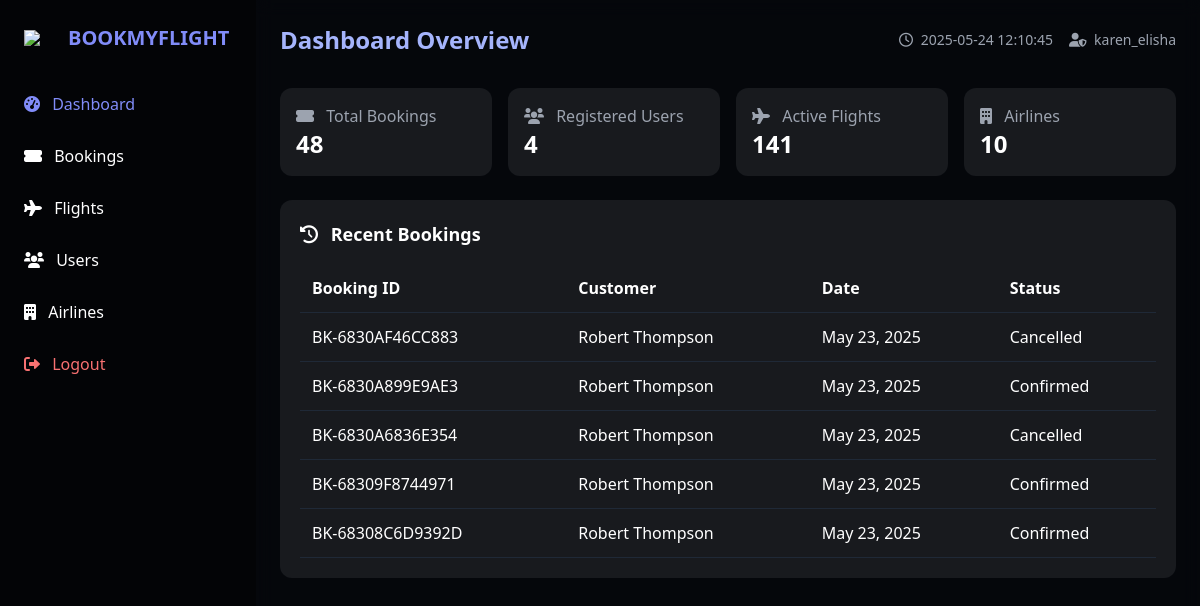
Screenshot of /test.php (signed in) with the database file from the repository.
### tables this page shows
CREATE TABLE `bookings` (
  `booking_id` int(11) NOT NULL,
  `booking_reference` varchar(20) NOT NULL,
  `user_id` int(11) NOT NULL,
  `flight_id` int(11) NOT NULL,
  `booking_date` datetime NOT NULL,
  `travel_date` date NOT NULL,
  `num_passengers` int(11) NOT NULL,
  `total_amount` decimal(10,2) NOT NULL,
  `contact_email` varchar(100) NOT NULL,
  `contact_phone` varchar(20) NOT NULL,
  `booking_status` enum('Pending','Confirmed','Cancelled') NOT NULL DEFAULT 'Pending',
  `payment_status` enum('Pending','Completed','Failed','Refunded') NOT NULL DEFAULT 'Pending',
  `payment_method` varchar(50) DEFAULT NULL,
  `created_at` datetime NOT NULL,
  `updated_at` datetime NOT NULL,
  `payment_details` varchar(255) DEFAULT NULL
);

CREATE TABLE `users` (
  `user_id` int(11) NOT NULL,
  `full_name` varchar(100) NOT NULL,
  `email` varchar(100) NOT NULL,
  `phone` varchar(15) NOT NULL,
  `password` varchar(255) NOT NULL,
  `member_since` timestamp NOT NULL DEFAULT current_timestamp(),
  `loyalty_points` int(11) DEFAULT 0,
  `loyalty_tier` enum('Bronze','Silver','Gold','Platinum') DEFAULT 'Bronze',
  `created_at` timestamp NULL DEFAULT current_timestamp()
);

### test.php (the view, shortened to what this page needs)
<?php
$db_host = "localhost";
$db_user = "root";
$db_pass = "";
$db_name = "airlines";
$mysqli = new mysqli($db_host, $db_user, $db_pass, $db_name);
$active_section = isset($_GET['section']) ? $_GET['section'] : 'dashboard';
$bookings_count = $mysqli->query("SELECT COUNT(*) as count FROM bookings")->fetch_assoc()['count'];
$users_count = $mysqli->query("SELECT COUNT(*) as count FROM users")->fetch_assoc()['count'];
$flights_count = $mysqli->query("SELECT COUNT(*) as count FROM flights")->fetch_assoc()['count'];
$airlines_count = $mysqli->query("SELECT COUNT(*) as count FROM airlines")->fetch_assoc()['count'];
$recent_bookings = $mysqli->query("SELECT b.booking_reference, u.full_name, b.booking_date, b.booking_status
                                FROM bookings b
                                JOIN users u ON b.user_id = u.user_id
                                ORDER BY b.booking_date DESC
                                LIMIT 5")->fetch_all(MYSQLI_ASSOC);
?>
<!DOCTYPE html>
<html lang="en">
<head>
  <script src="https://cdn.tailwindcss.com"></script>
  <link rel="stylesheet" href="https://cdnjs.cloudflare.com/ajax/libs/font-awesome/6.0.0/css/all.min.css">
</head>
<body class="bg-gray-900 text-white min-h-screen flex">
  <aside class="sidebar w-64 p-6 hidden md:block">
    <div class="flex items-center mb-8">
      <img src="https://img.icons8.com/ios-filled/50/ffffff/airplane-mode-on.png" class="w-8 mr-3">
      <h1 class="text-xl font-bold text-indigo-400">BOOKMYFLIGHT</h1>
    </div>
    <nav class="space-y-3">
      <a href="?section=dashboard" class="block nav-item py-2 <?= $active_section === 'dashboard' ? 'text-indigo-400' : '' ?>">
        <i class="fas fa-tachometer-alt mr-2"></i> Dashboard
      </a>
      <a href="?section=bookings" class="block nav-item py-2 <?= $active_section === 'bookings' ? 'text-indigo-400' : '' ?>">
        <i class="fas fa-ticket-alt mr-2"></i> Bookings
      </a>
      <a href="?section=flights" class="block nav-item py-2 <?= $active_section === 'flights' ? 'text-indigo-400' : '' ?>">
        <i class="fas fa-plane mr-2"></i> Flights
      </a>
      <a href="?section=users" class="block nav-item py-2 <?= $active_section === 'users' ? 'text-indigo-400' : '' ?>">
        <i class="fas fa-users mr-2"></i> Users
      </a>
      <a href="?section=airlines" class="block nav-item py-2 <?= $active_section === 'airlines' ? 'text-indigo-400' : '' ?>">
        <i class="fas fa-building mr-2"></i> Airlines
      </a>
      <a href="?logout" class="block nav-item py-2 text-red-400 mt-8">
        <i class="fas fa-sign-out-alt mr-2"></i> Logout
      </a>
    </nav>
  </aside>
  <main class="main-content flex-1 p-6 overflow-y-auto">
    <header class="flex justify-between items-center mb-8">
      <h2 class="text-2xl font-bold text-indigo-300">
        <?= ucfirst($active_section) ?> <?= $active_section === 'dashboard' ? 'Overview' : '' ?>
      </h2>
      <div class="flex items-center space-x-4">
        <span class="text-sm text-gray-400">
          <i class="far fa-clock mr-1"></i> <?= date('Y-m-d H:i:s') ?>
        </span>
        <span class="text-sm text-gray-400">
          <i class="fas fa-user-shield mr-1"></i> <?= $_SESSION['admin_username'] ?>
        </span>
      </div>
    </header>
    <section id="dashboardSection" class="section <?= $active_section === 'dashboard' ? 'active' : '' ?>">
      <div class="grid grid-cols-1 md:grid-cols-2 lg:grid-cols-4 gap-4 mb-6">
        <div class="card p-4 rounded-xl">
          <div class="text-gray-400"><i class="fas fa-ticket-alt mr-2"></i> Total Bookings</div>
          <div class="text-2xl font-bold"><?= $bookings_count ?></div>
        </div>
        <div class="card p-4 rounded-xl">
          <div class="text-gray-400"><i class="fas fa-users mr-2"></i> Registered Users</div>
          <div class="text-2xl font-bold"><?= $users_count ?></div>
        </div>
        <div class="card p-4 rounded-xl">
          <div class="text-gray-400"><i class="fas fa-plane mr-2"></i> Active Flights</div>
          <div class="text-2xl font-bold"><?= $flights_count ?></div>
        </div>
        <div class="card p-4 rounded-xl">
          <div class="text-gray-400"><i class="fas fa-building mr-2"></i> Airlines</div>
          <div class="text-2xl font-bold"><?= $airlines_count ?></div>
        </div>
      </div>
        <div class="card p-5 rounded-xl lg:col-span-2">
          <h3 class="text-lg font-semibold mb-4"><i class="fas fa-history mr-2"></i> Recent Bookings</h3>
          <div class="overflow-x-auto">
            <table class="w-full">
              <thead>
                <tr class="border-b border-gray-800 text-left">
                  <th class="p-3">Booking ID</th>
                  <th class="p-3">Customer</th>
                  <th class="p-3">Date</th>
                  <th class="p-3">Status</th>
                </tr>
              </thead>
              <tbody>
                <?php foreach ($recent_bookings as $booking): ?>
                <tr class="table-row border-b border-gray-800">
                  <td class="p-3"><?= $booking['booking_reference'] ?></td>
                  <td class="p-3"><?= $booking['full_name'] ?></td>
                  <td class="p-3"><?= date('M d, Y', strtotime($booking['booking_date'])) ?></td>
                  <td class="p-3">
                    <span class="badge <?=
                      $booking['booking_status'] === 'Confirmed' ? 'badge-success' :
                      ($booking['booking_status'] === 'Pending' ? 'badge-warning' : 'badge-danger')
                    ?>">
                      <?= $booking['booking_status'] ?>
                    </span>
                  </td>
                </tr>
                <?php endforeach; ?>
              </tbody>
            </table>
          </div>
        </div>
    </section>
  </main>
</body>
</html>

### test.php (style rules this page uses)
.sidebar { background: rgba(0, 0, 0, 0.85); }
.main-content { background: rgba(0, 0, 0, 0.7); backdrop-filter: blur(8px); }
.card { background: rgba(255, 255, 255, 0.08); transition: all 0.3s ease; }
.nav-item { transition: color 0.2s ease; }
.section { display: none; opacity: 0; transition: opacity 0.3s ease; }
.section.active { display: block; opacity: 1; }
.badge { @apply px-2 py-1 rounded text-xs; }
.badge-success { @apply bg-green-900 text-green-300; }
.badge-danger { @apply bg-red-900 text-red-300; }

### rows the page displays
bookings: booking_reference "BK-6830AF46CC883", user.full_name "Robert Thompson", booking_date "May 23, 2025", booking_status "Cancelled"
bookings: booking_reference "BK-6830A899E9AE3", user.full_name "Robert Thompson", booking_date "May 23, 2025", booking_status "Confirmed"
bookings: booking_reference "BK-6830A6836E354", user.full_name "Robert Thompson", booking_date "May 23, 2025", booking_status "Cancelled"
bookings: booking_reference "BK-68309F8744971", user.full_name "Robert Thompson", booking_date "May 23, 2025", booking_status "Confirmed"
bookings: booking_reference "BK-68308C6D9392D", user.full_name "Robert Thompson", booking_date "May 23, 2025", booking_status "Confirmed"

### other values shown
$active_section "Dashboard"
$_SESSION['admin_username'] "karen_elisha"
$bookings_count "48"
$users_count "4"
$flights_count "141"
$airlines_count "10"
